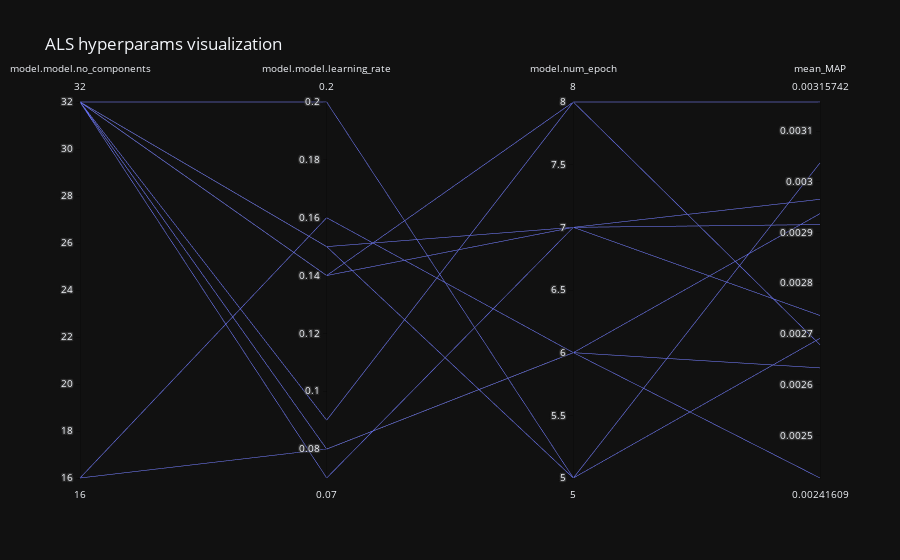

Notebook code for this chart:
### Code cell
collect_and_show_params(pathlib.Path(config.hydra.sweep.dir))

### Figure 1 — Plotly figure (JSON) as saved in the notebook; plotly's stock layout.template omitted (floating-point values rounded to 4 significant figures)
{"data": [{"dimensions": [{"label": "model.model.no_components", "values": [16, 32, 32, 32, 32, 32, 32, 32, 32, 16]}, {"label": "model.model.learning_rate", "values": [0.16, 0.15, 0.09, 0.14, 0.14, 0.15, 0.08, 0.2, 0.07, 0.08]}, {"label": "model.num_epoch", "values": [6, 5, 8, 8, 7, 7, 6, 5, 7, 6]}, {"label": "mean_MAP", "values": [0.002633, 0.003037, 0.002679, 0.003157, 0.002966, 0.002916, 0.002416, 0.002692, 0.002737, 0.002937]}], "domain": {"x": [0, 1], "y": [0, 1]}, "name": "", "type": "parcoords"}], "layout": {"legend": {"tracegroupgap": 0}, "title": {"text": "ALS hyperparams visualization"}}}
